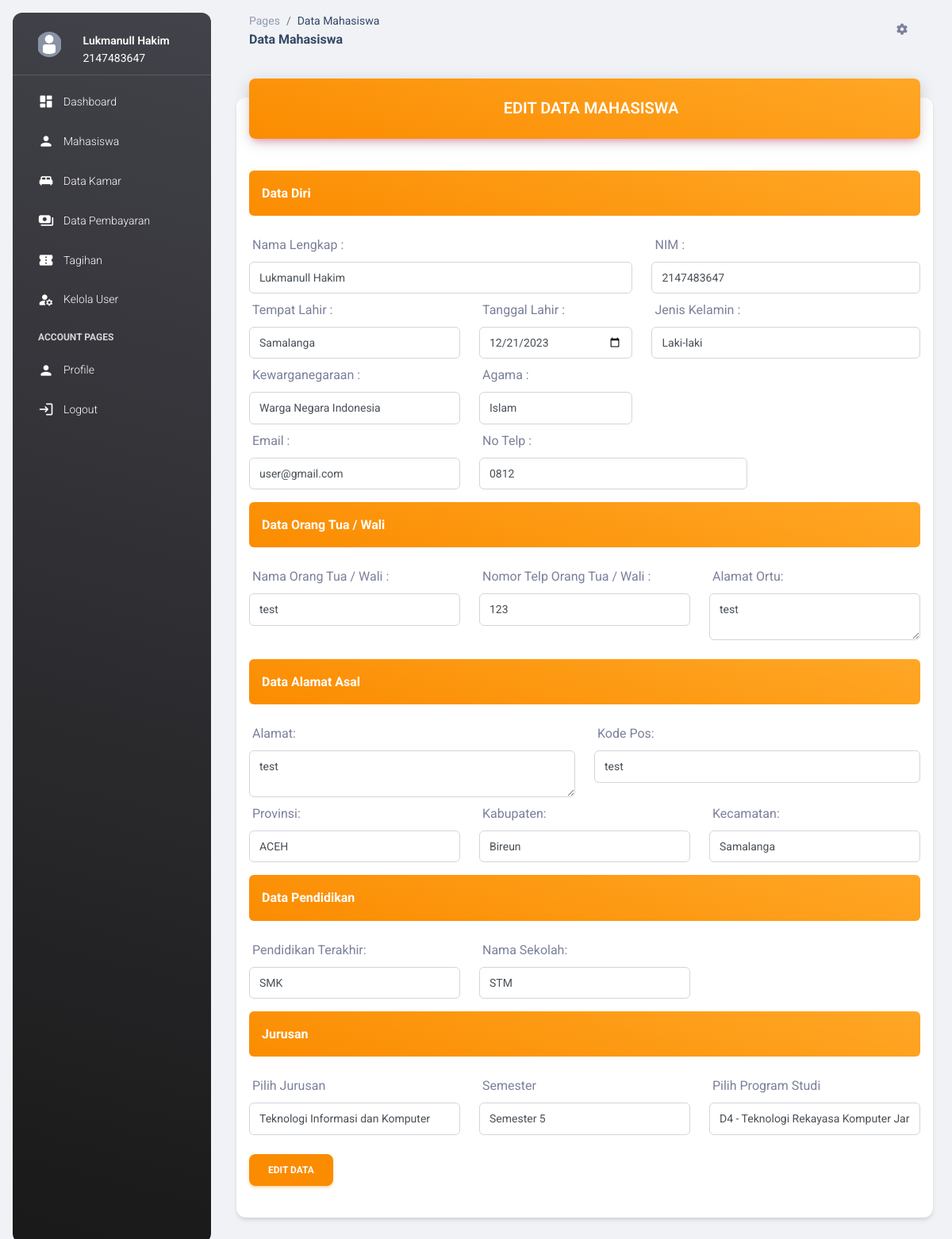
/edit_mahasiswa.php?id=2 (signed in), run on the app's committed database.
### tables this page shows
CREATE TABLE `mahasiswa` (
  `id_mhs` int(11) NOT NULL,
  `nim` int(20) DEFAULT NULL,
  `nama_mhs` varchar(255) DEFAULT NULL,
  `foto` varchar(500) DEFAULT NULL,
  `tempat` varchar(255) DEFAULT NULL,
  `tgl_lahir` date DEFAULT NULL,
  `jk` varchar(15) DEFAULT NULL,
  `kewarganegaraan` varchar(50) DEFAULT NULL,
  `agama` varchar(50) DEFAULT NULL,
  `email` varchar(255) DEFAULT NULL,
  `no_hp` varchar(15) DEFAULT NULL,
  `kode_pos` varchar(10) DEFAULT NULL,
  `alamat` text DEFAULT NULL,
  `provinsi` varchar(100) DEFAULT NULL,
  `kabupaten` varchar(100) DEFAULT NULL,
  `kecamatan` varchar(100) DEFAULT NULL,
  `ortu` varchar(255) DEFAULT NULL,
  `no_hp_ortu` varchar(15) DEFAULT NULL,
  `alamat_ortu` text DEFAULT NULL,
  `pendidikan` varchar(255) DEFAULT NULL,
  `nama_sekolah` varchar(255) DEFAULT NULL,
  `jurusan` varchar(255) DEFAULT NULL,
  `prodi` varchar(255) DEFAULT NULL,
  `semester` int(11) DEFAULT NULL,
  `id_kamar` int(15) DEFAULT NULL
);

### edit_mahasiswa.php (the view, shortened to what this page needs)
<?php include 'proses/koneksi.php'; ?>
<!DOCTYPE html>
<html lang="en">
<head>
  <link href="./assets/css/nucleo-icons.css" rel="stylesheet" />
  <link href="./assets/css/nucleo-svg.css" rel="stylesheet" />
  <link id="pagestyle" href="./assets/css/material-dashboard.css?v=3.0.0" rel="stylesheet" />
</head>
<body class="g-sidenav-show bg-gray-200">
  <?php include 'sidebar.php'; ?>
  <main class="main-content position-relative max-height-vh-100 h-100 border-radius-lg">
    <nav class="navbar navbar-main navbar-expand-lg px-0 mx-4 shadow-none border-radius-xl" id="navbarBlur"
      navbar-scroll="true">
      <div class="container-fluid py-1 px-3">
        <nav aria-label="breadcrumb">
          <ol class="breadcrumb bg-transparent mb-0 pb-0 pt-1 px-0 me-sm-6 me-5">
            <li class="breadcrumb-item text-sm"><a class="opacity-5 text-dark" href="javascript:;">Pages</a></li>
            <li class="breadcrumb-item text-sm text-dark active" aria-current="page">Data Mahasiswa</li>
          </ol>
          <h6 class="font-weight-bolder mb-0">Data Mahasiswa</h6>
        </nav>
        <ul class="navbar-nav justify-content-end">
          <li class="nav-item px-3 d-flex align-items-center">
            <a href="javascript:;" class="nav-link text-body p-0">
              <i class="fa fa-cog fixed-plugin-button-nav cursor-pointer"></i>
            </a>
          </li>
        </ul>
      </div>
    </nav>
    <div class="container-fluid py-4">
      <div class="row">
        <div class="col-12">
          <div class="card my-4">
            <div class="card-header p-0 position-relative mt-n4 mx-3 z-index-2">
              <div class="bg-gradient-warning shadow-primary border-radius-lg pt-4 pb-3">
                <h5 class="text-white text-capitalize ps-3 text-center">EDIT DATA MAHASISWA</h5>
              </div>
            </div>
            <div class="card-body px-0 pb-2 m-3">
              <?php
              $id = $_GET['id'];
              $query = mysqli_query($conn, "SELECT * FROM mahasiswa WHERE id_mhs = $id");
              $row = mysqli_fetch_array($query);
              ?>
              <form id="form" action="proses/proses_edit_mahasiswa.php" method="GET" enctype="multipart/form-data">
                <div class="alert alert-warning">
                  <strong class="text-white">Data Diri</strong>
                </div>
                <div class="row">
                  <div class="col-sm-7">
                    <label for="" class="col-form-label me-3">Nama Lengkap :</label>
                    <div class="input-group input-group-outline">
                      <input type="text" name="nama" value="<?php echo $row['nama_mhs'] ?>" class="form-control"
                        placeholder="Masukan Nama Lengkap" />
                    </div>
                  </div>
                  <div class="col-sm-5">
                    <label for="" class="col-form-label me-3">NIM :</label>
                    <div class="input-group input-group-outline">
                      <input type="number" name="nim" value="<?php echo $row['nim'] ?>" class="form-control"
                        placeholder="Masukan Nomor NIK / NIM" />
                    </div>
                  </div>
                </div>
                <div class="row">
                  <div class="col-sm-4">
                    <label for="" class="col-form-label me-3">Tempat Lahir :</label>
                    <div class="input-group input-group-outline">
                      <input type="text" name="tempat_lahir" value="<?php echo $row['tempat'] ?>" class="form-control"
                        placeholder="Masukan Tempat Lahir" />
                    </div>
                  </div>
                  <div class="col-sm-3">
                    <label for="" class="col-form-label me-3">Tanggal Lahir :</label>
                    <div class="input-group input-group-outline">
                      <input type="date" name="tanggal_lahir" value="<?php echo $row['tgl_lahir'] ?>"
                        class="form-control" />
                    </div>
                  </div>
                  <div class="col-sm-5">
                    <label for="" class="col-form-label me-3">Jenis Kelamin :</label>
                    <div class="input-group input-group-outline">
                      <select class="form-control" name="jk" value="<?php echo $row['jk'] ?>">
                        <option value="<?php echo $row['jk'] ?>">
                          <?php echo $row['jk'] ?>
                        </option>
                      </select>
                    </div>
                  </div>
                </div>
                <div class="row">
                  <div class="col-sm-4">
                    <label for="" class="col-form-label me-3">Kewarganegaraan :</label>
                    <div class="input-group input-group-outline">
                      <select class="form-control" name="kewarganegaraan" value="<?php echo $row['kewarganegaraan'] ?>">
                        <option value="<?php echo $row['kewarganegaraan'] ?>">
                          <?php echo $row['kewarganegaraan'] ?>
                        </option>
                      </select>
                    </div>
                  </div>
                  <div class="col-sm-3">
                    <label for="" class="col-form-label me-3">Agama :</label>
                    <div class="input-group input-group-outline">
                      <select class="form-control" name="agama" value="<?php echo $row['agama'] ?>">
                        <option value="<?php echo $row['agama'] ?>">
                          <?php echo $row['agama'] ?>
                        </option>
                      </select>
                    </div>
                  </div>
                </div>
                <div class="row">
                  <div class="col-sm-4">
                    <label for="" class="col-form-label me-3">Email :</label>
                    <div class="input-group input-group-outline">
                      <input type="email" name="email" value="<?php echo $row['email'] ?>" class="form-control"
                        placeholder="Masukan Email" />
                    </div>
                  </div>
                  <div class="col-sm-5">
                    <label for="" class="col-form-label me-3">No Telp :</label>
                    <div class="input-group input-group-outline">
                      <input type="tel" name="no_telp" value="<?php echo $row['no_hp'] ?>" class="form-control"
                        placeholder="Masukan No Telp" />
                    </div>
                  </div>
                </div>
                <div class="alert alert-warning mt-3">
                  <strong class="text-white">Data Orang Tua / Wali </strong>
                </div>
                <div class="row">
                  <div class="col-sm-4">
                    <label for="" class="col-form-label me-3">Nama Orang Tua / Wali :</label>
                    <div class="input-group input-group-outline">
                      <input type="text" name="nama_ortu" value="<?php echo $row['ortu'] ?>" class="form-control"
                        placeholder="Masukan Nama Orang Tua / Wali" />
                    </div>
                  </div>
                  <div class="col-sm-4">
                    <label for="" class="col-form-label me-3">Nomor Telp Orang Tua / Wali :</label>
                    <div class="input-group input-group-outline">
                      <input type="number" name="nomor_ortu" value="<?php echo $row['no_hp_ortu'] ?>"
                        class="form-control" placeholder="Masukan Nomor Telephone Orang Tua / Wali" />
                    </div>
                  </div>
                  <div class="col-sm-4">
                    <label for="" class="col-form-label me-3">Alamat Ortu:</label>
                    <div class="input-group input-group-outline">
                      <textarea class="form-control" name="alamatortu" rows="2"
                        id="alamat"><?php echo $row['alamat_ortu'] ?></textarea>
                    </div>
                  </div>
                </div>
                <div class="alert alert-warning mt-4">
                  <strong class="text-white">Data Alamat Asal</strong>
                </div>
                <div class="row">
                  <div class="col-sm-6">
                    <label for="" class="col-form-label me-3">Alamat:</label>
                    <div class="input-group input-group-outline">
                      <textarea class="form-control" name="alamat" rows="2"
                        id="alamat"><?php echo $row['alamat'] ?></textarea>
                    </div>
                  </div>
                  <div class="col-sm-6">
                    <label for="" class="col-form-label me-3">Kode Pos:</label>
                    <div class="input-group input-group-outline">
                      <input type="text" name="kode_pos" value="<?php echo $row['kode_pos'] ?>" class="form-control"
                        placeholder="Kode Pos" />
                    </div>
                  </div>
                </div>
                <div class="row">
                  <div class="col-sm-4">
                    <label for="" class="col-form-label me-3">Provinsi:</label>
                    <div class="input-group input-group-outline">
                      <select class="form-control" name="provinsi" value="<?php echo $row['provinsi'] ?>" id="provinsi">
                        <option value="<?php echo $row['provinsi'] ?>">
                          <?php echo $row['provinsi'] ?>
                        </option>
                      </select>
                    </div>
                  </div>
                  <div class="col-sm-4">
                    <label for="" class="col-form-label me-3">Kabupaten:</label>
                    <div class="input-group input-group-outline">
                      <input type="text" class="form-control" name="kabupaten" value="<?php echo $row['kabupaten'] ?>">
                    </div>
                  </div>
                  <div class="col-sm-4">
                    <label for="" class="col-form-label me-3">Kecamatan:</label>
                    <div class="input-group input-group-outline">
                      <input type="text" class="form-control" name="kecamatan" value="<?php echo $row['kecamatan'] ?>">
                    </div>
                  </div>
                </div>
                <div class="alert alert-warning mt-3">
                  <strong class="text-white">Data Pendidikan</strong>
                </div>
                <div class="row">
                  <div class="col-sm-4">
                    <label for="" class="col-form-label me-3">Pendidikan Terakhir:</label>
                    <div class="input-group input-group-outline">
                      <select class="form-control" name="pendidikan" value="<?php echo $row['pendidikan'] ?>">
                        <option value="<?php echo $row['pendidikan'] ?>">
                          <?php echo $row['pendidikan'] ?>
                        </option>
                      </select>
                    </div>
                  </div>
                  <div class="col-sm-4">
                    <label for="" class="col-form-label me-3">Nama Sekolah:</label>
                    <div class="input-group input-group-outline">
                      <input type=" text" name="sekolah" value="<?php echo $row['nama_sekolah'] ?>" class="form-control"
                        placeholder="Masukan Nama Sekolah" />
                    </div>
                  </div>
                </div>
                <div class="alert alert-warning mt-3">
                  <strong class="text-white">Jurusan</strong>
                </div>
                <div class="row">
                  <div class="col-sm-4">
                    <label for="" class="col-form-label me-3">Pilih Jurusan</label>
                    <div class="input-group input-group-outline">
                      <select class="form-control" name="jurusan" value="<?php echo $row['jurusan'] ?>">
                        <option value="<?php echo $row['jurusan'] ?>">
                          <?php echo $row['jurusan'] ?>
                        </option>
                      </select>
                    </div>
                  </div>
                  <div class="col-sm-4">
                    <label for="" class="col-form-label me-3">Semester</label>
                    <div class="input-group input-group-outline">
                      <select class="form-control" name="semester" value="<?php echo $row['semester'] ?>">
                        <option value="<?php echo $row['semester'] ?>">
                          Semester
                          <?php echo $row['semester'] ?>
                        </option>
                      </select>
                    </div>
                  </div>
                  <div class="col-sm-4">
                    <label for="" class="col-form-label me-3">Pilih Program Studi</label>
                    <div class="input-group input-group-outline">
                      <select class="form-control" name="prodi" value="<?php echo $row['prodi'] ?>">
                        <option value="<?php echo $row['prodi'] ?>">
                          <?php echo $row['prodi'] ?>
                        </option>
                      </select>
                    </div>
                  </div>
                  <div class="row">
                    <div class="col-sm-5 mt-4">
                      <button type="submit" name="Submit" id="Submit" class="btn btn-warning me-5">EDIT DATA</button>
                    </div>
                  </div>
              </form>
            </div>
          </div>
        </div>
      </div>
    </div>
  </main>
</body>
</html>

### data on the page
mahasiswa: nama "Lukmanull Hakim", nim "2147483647", tempat_lahir "Samalanga", tanggal_lahir "12/21/2023", jk "Laki-laki", kewarganegaraan "Warga Negara Indonesia", agama "Islam", email "user@gmail.com", no_telp "0812", nama_ortu "test", nomor_ortu "123", alamatortu "test", alamat "test", kode_pos "test", provinsi "ACEH", kabupaten "Bireun", kecamatan "Samalanga", pendidikan "SMK", sekolah "STM", jurusan "Teknologi Informasi dan Komputer", semester "Semester 5", prodi "D4 - Teknologi Rekayasa Komputer Jaringan"

### other printed values
$_SESSION['nama_user'] "Lukmanull Hakim"
$_SESSION['nomor_identitas'] "2147483647"
